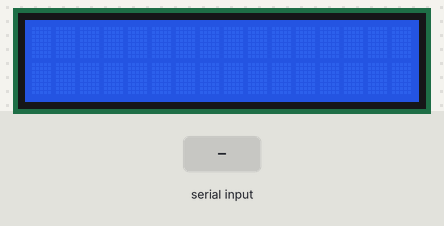
Recording of a sketch running on a simulated Arduino Uno, built with avr-gcc and run on an emulated ATmega328P. Shown: 16×2 character LCD. The test bench sets the inputs (shaded band).

Above: at 1.2 s.
1.3 s: "1" received over Serial
At 2.9 s:
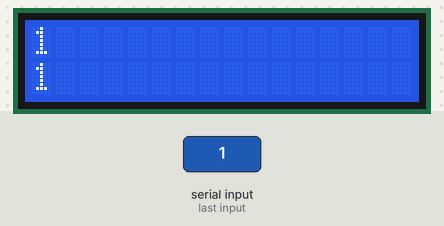
3.8 s: "0" received over Serial
At 5.9 s:
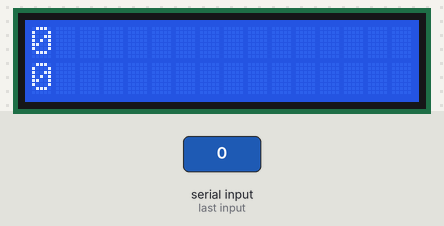
6.3 s: "2" received over Serial
At 7.8 s:
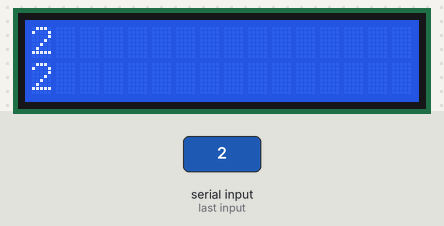
Timing chart, 0 to 9.3 s (numbered marks = the images above; inputs shaded):
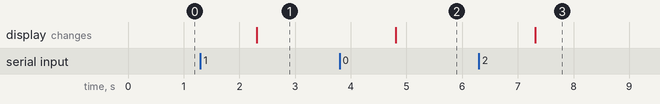

Measured:
- after the input at 1.3 s, the display: changes after 1.0 s (image 1)
- after the input at 3.8 s, the display: changes after 1.0 s (image 2)
- after the input at 6.3 s, the display: changes after 1.0 s (image 3)

The sketch:

ArduinoDisplay.ino
```cpp
//run this code on the arduino in order to listen to

#include "Wire.h"
#include "LiquidCrystal_I2C.h"
#include <string.h>


LiquidCrystal_I2C lcd = LiquidCrystal_I2C(0x27, 16, 2);
String currLine;

void setup() {
  // Initiate the LCD:
  Serial.begin(9600);
  lcd.init();
  lcd.backlight();
}

void loop() {
  //start listening to the to the serial monitor and wait for new input
    if (Serial.available() > 0) {
    currLine = Serial.readString();
    int SepSpot = currLine.indexOf('-');
    String title = currLine.substring(0,SepSpot);
    String artist = currLine.substring(SepSpot + 1,currLine.length());
    //write to screen

    lcd.clear();

    lcd.setCursor(0, 0);
    lcd.print(title);
    lcd.setCursor(0, 1);
    lcd.print(artist);
  }


}
```
